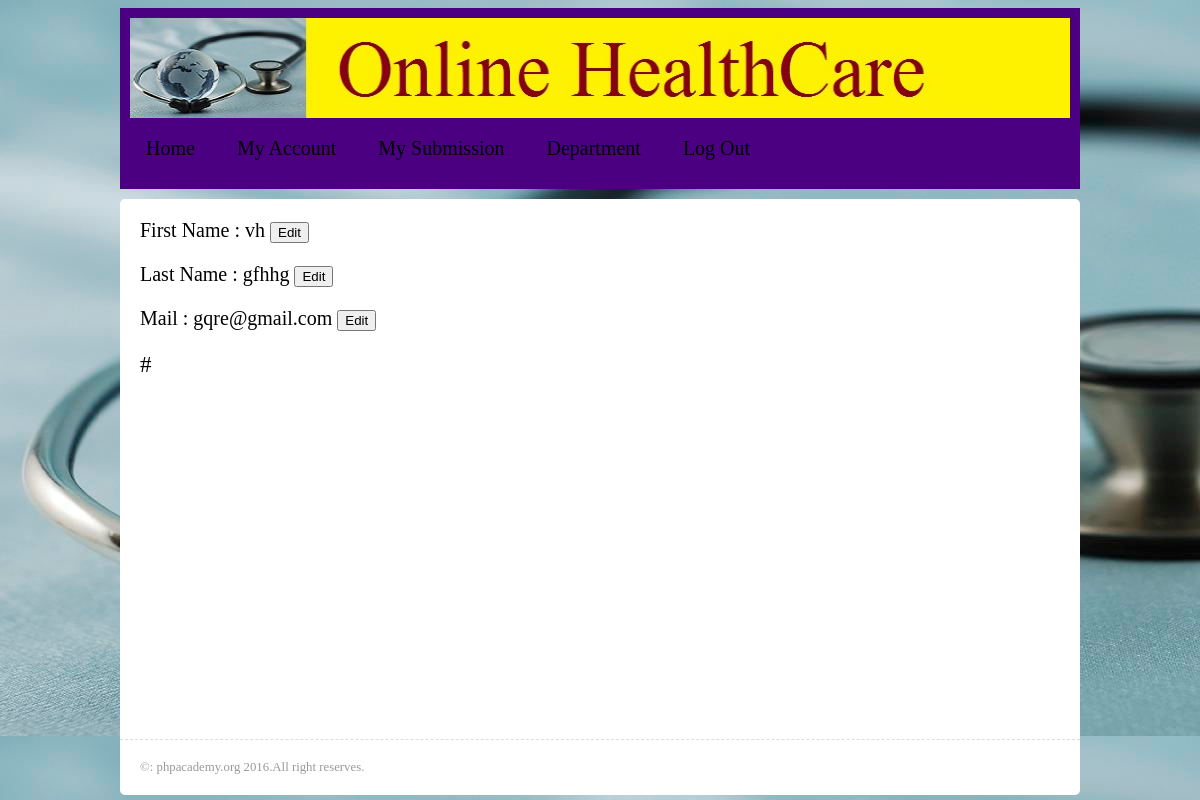
/macc.php (signed in), run on the app's committed database.
### tables this page shows
CREATE TABLE IF NOT EXISTS `user_info` (
  `uid` int(5) NOT NULL,
  `fname` varchar(12) NOT NULL,
  `lname` varchar(12) NOT NULL,
  `mail` varchar(122) NOT NULL,
  `uname` varchar(12) NOT NULL,
  `pass` varchar(12) NOT NULL,
  `admin` varchar(1) NOT NULL,
  `dept` varchar(30) NOT NULL
);

### macc.php (the view, shortened to what this page needs)
<!doctype <!DOCTYPE html>
<html>
<head>
	<link rel = "stylesheet" href="css/screenu.css">
</head>
<body>
	<header>
		<a href="/index.html"><img src="head.jpg" alt="logo" height="100" width="940" /></a>
		<nav>
			<ul>
				<li><a href="index.php">Home</a></li>
				<li><a href="">My Account</a></li>
				<li><a href="submission.php">My Submission</a></li>
				<li><a href="dept_file/u_dept.php">Department</a></li>
				<li><a href="logout.php">Log Out</a></li>
			</ul>
		</nav>
	</header>
	<div id="container">
	<?php
		$ui=$_SESSION['un'];
		$qu="select fname,lname,mail from user_info where uname='$ui'";
		$darr=mysql_query($qu);
		$row = mysql_fetch_array($darr);
		echo "<form aciton='' method='post'>";
		echo "<div id='fname'><p style='font-size:20'>First Name : ".$row[0]."  ";
		echo "<input type='button' onClick='add_fname()' name='fedit' value='Edit'></div>";
		echo "<div id='lname'><p style='font-size:20'>Last Name : ".$row[1]."  ";
		echo "<input type='button' onClick='add_lname()' name='ledit' value='Edit'></p></div>";
		echo "<div id='mail'><p style='font-size:20'>Mail : ".$row[2]."  ";
		echo "<input type='button' onClick='add_mail()' name='medit' value='Edit'></p></div>";
		echo "</form>";
    ?>
		<h1>#</h1>
	</div>
	<footer>
		&copy: phpacademy.org 2016.All right reserves.
	</footer>
</body>
</html>

### css/screenu.css (style rules this page uses)
ul { list-style-type: none; margin: 0; padding: 0; overflow: hidden; font-size: 20px; }
li a { display: block; color: white; text-align: center; padding: 14px 16px; text-decoration: none; }
li { float: left; }
h1, h2 { padding: 0; margin: 0 0 20px 0; font-weight: normal; }
p { padding: 0; margin: 0 0 20px 0; }
a:link, a:visited { text-decoration: none; color: #000; }
ul li { padding: 5px 0; }
h1 { font-size: 1.8em; }
body { background-image: url("globecare.jpg"); font-family: Ariel; font-size: 0.8em; }
#container, footer { background: #fff; width: 920px; margin: 0 auto; padding: 20px; }
header { width: 940px; padding: 10px; background-color: indigo; margin: 0 auto 10px auto; }
#container { min-height: 500px; border-radius: 5px 5px 0 0; }
footer { border-radius: 0 0 5px 5px; }
nav { float:left; }
nav ul { margin: 0; }
nav ul li { display: inline; margin-right: 10px; }
footer { border-top: 1px dashed #ddd; color: #999; }

### data on the page
user_info: fname "vh", lname "gfhhg", mail "gqre@gmail.com"
